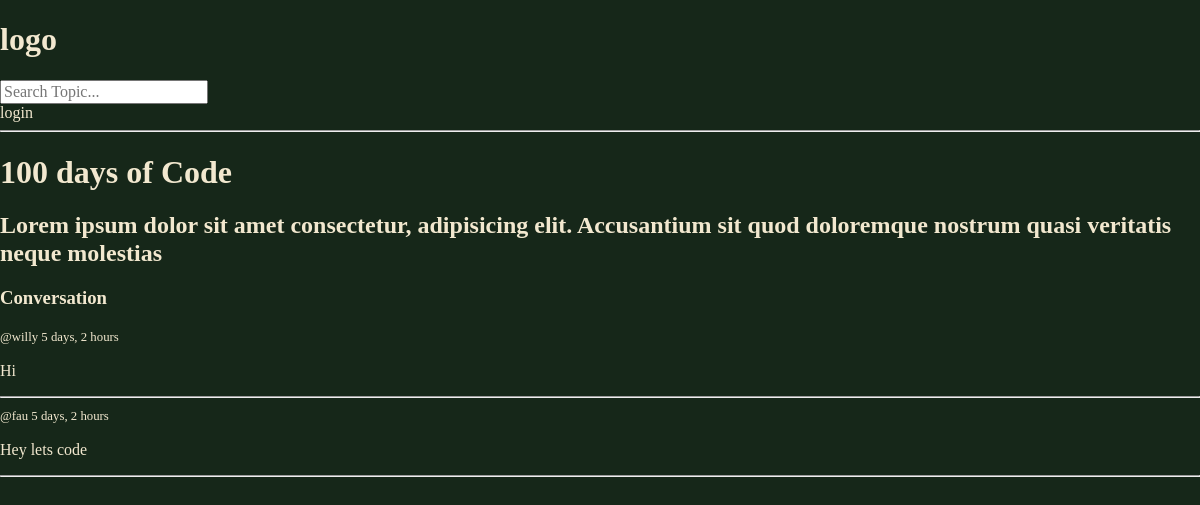
The page /room/1/ on the database its author committed.
### base/models.py (models this page shows, shortened)
class Room(models.Model):
    host = models.ForeignKey(User, on_delete=models.SET_NULL, null=True)
    topic = models.ForeignKey(Topic,on_delete=models.SET_NULL, null=True)
    name = models.CharField(max_length=200)
    description = models.TextField(null=True, blank=True)
    update = models.DateTimeField(auto_now=True)
    created = models.DateTimeField(auto_now_add=True)
    class Meta:
        ordering = ['-update', '-created']

class Message(models.Model):
    user = models.ForeignKey(User, on_delete=models.CASCADE)
    room = models.ForeignKey(Room, on_delete=models.CASCADE)
    body = models.TextField()
    update = models.DateTimeField(auto_now=True)
    created = models.DateTimeField(auto_now_add=True)

### base/views.py (the view)
# urls.py: path('room/<str:pk>/', views.room, name='room'),
def room(request, pk):
    room = Room.objects.get(id=pk)
    room_messages = room.message_set.all().order_by('-created')
    context = {'room': room, 'room_messages': room_messages}
    return render(request, 'room.html', context)

### templates/room.html (shortened to what this page needs)
{% extends 'main.html'%}
{% block content%}
<h1>{{room.name}}</h1>
    <h2>{{room.description}}</h2>
<div class="comment-wrapper">
    <h3>Conversation</h3>
    {% for message in room_messages%}
    <div>
        <small>@{{message.user}}   {{message.created | timesince}}</small>
        <p>
            {{message.body}}
        </p>
        <hr>
    </div>
    {%endfor%}
</div>
{% endblock %}

### base/static/main.css (style rules this page uses)
body { background: #162719; color: #F2E8CF; }

### rows shown on the page
Room: name "100 days of Code", description "Lorem ipsum dolor sit amet consectetur, adipisicing elit. Accusantium sit quod doloremque nostrum quasi veritatis neque molestias"
Message: user "willy", created "5 days, 2 hours", body "Hi"
Message: user "fau", created "5 days, 2 hours", body "Hey lets code"
